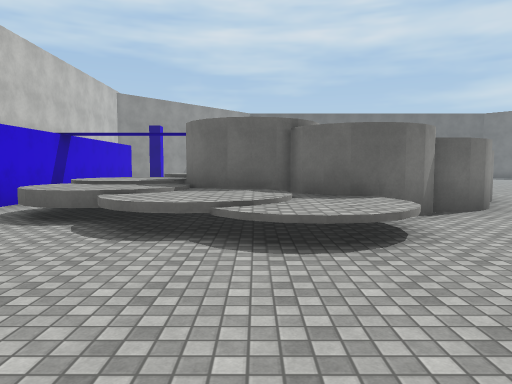
view 1 (above)

24 first-person views from a walk through a Unity game level. The camera is 1.5 m above the floor, tilts 4° down and sees 70° across. The floor is counted in squares, 2 m on a side. Each view is taken from the middle of a square. On the plan, view 1 faces up. The plan holds only what a view shows up to about 11 squares ahead; the rest is blank. The player character is not drawn. Surface patterns are stand-ins for the level's own textures.

view 2
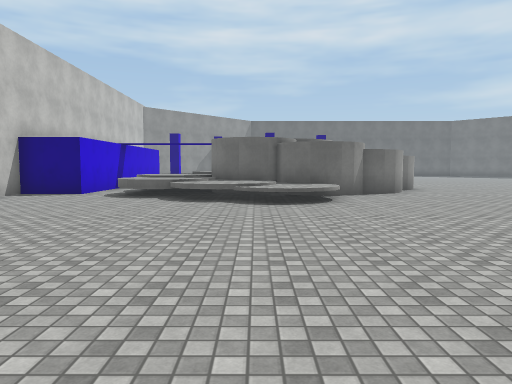

view 3
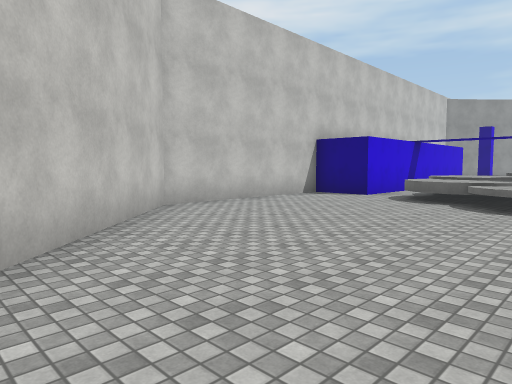

view 4
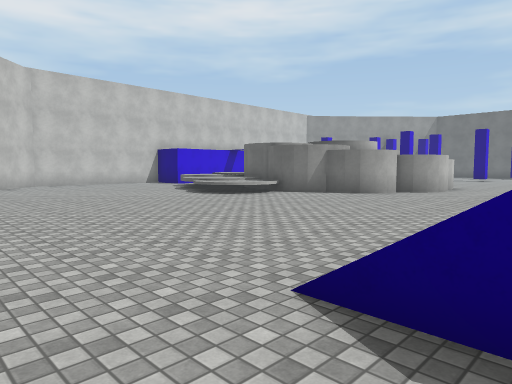

view 5
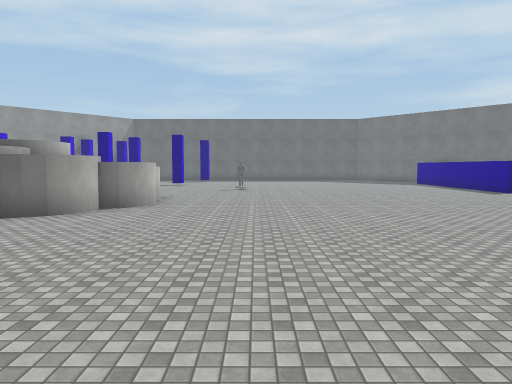

view 6
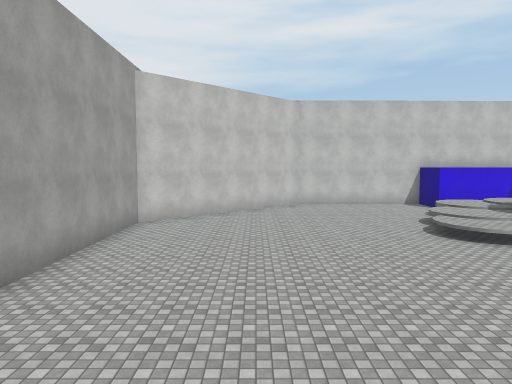

view 7
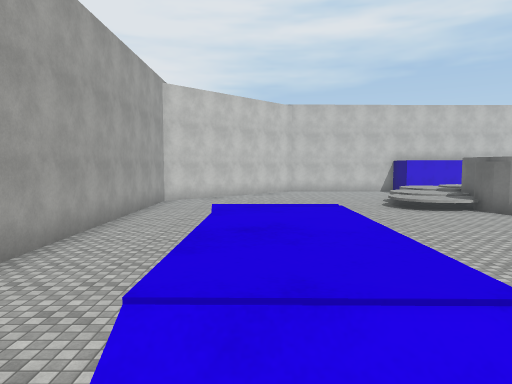

view 8
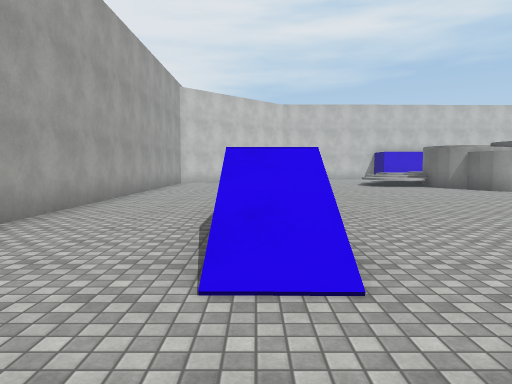

view 9
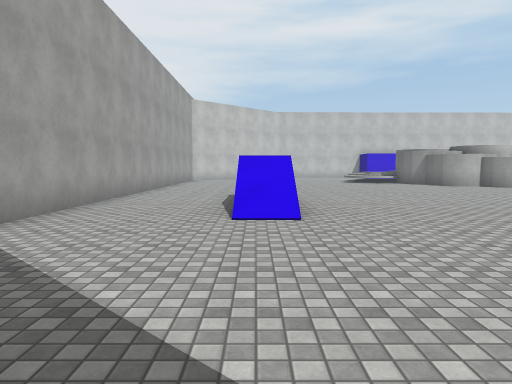

view 10
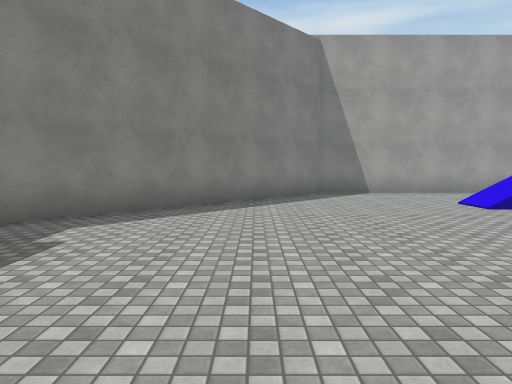

view 11
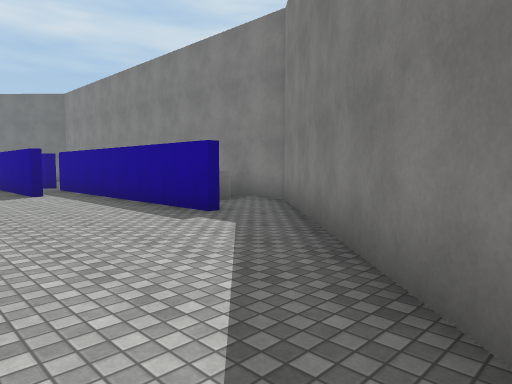

view 12
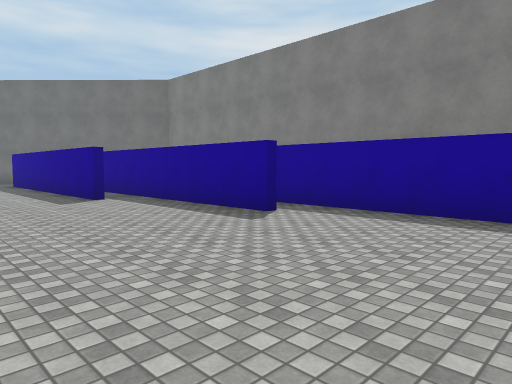

view 13
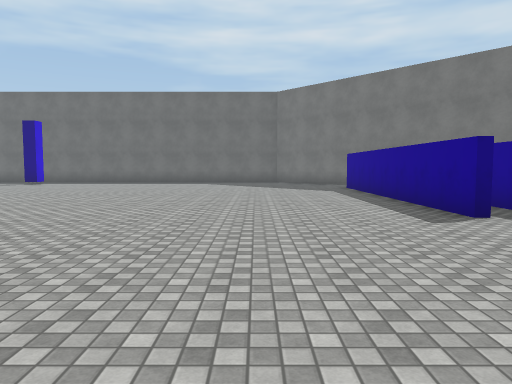

view 14
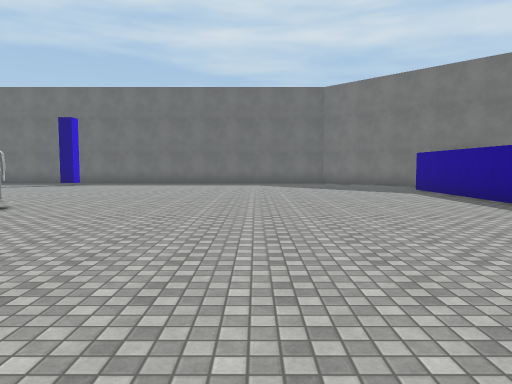

view 15
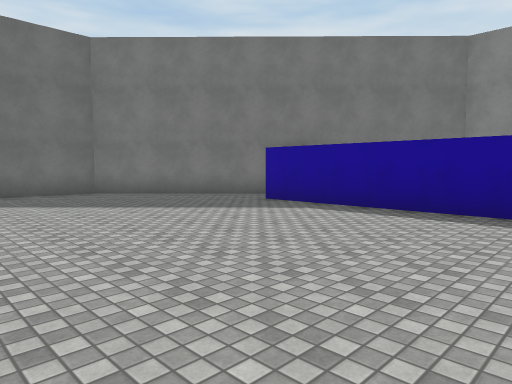

view 16
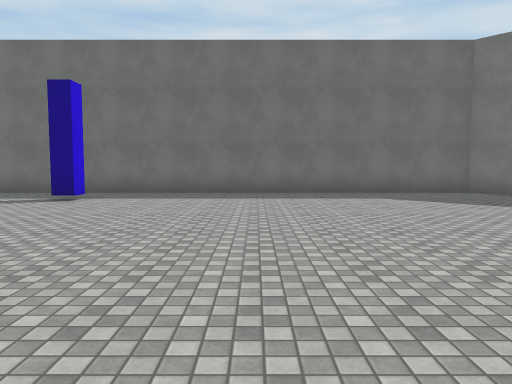

view 17
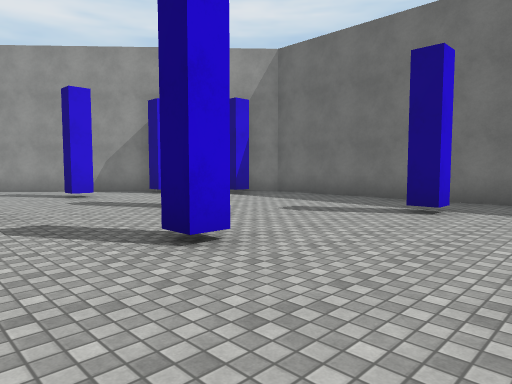

view 18
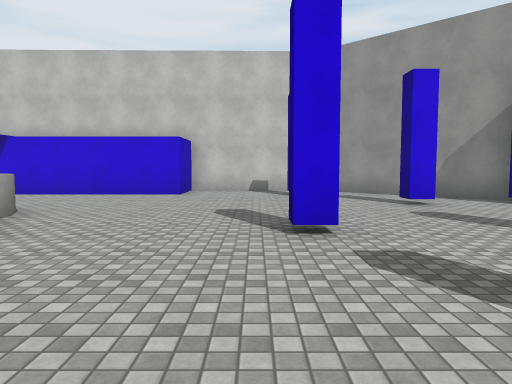

view 19
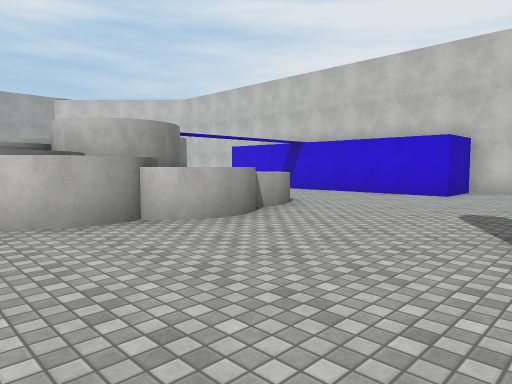

view 20
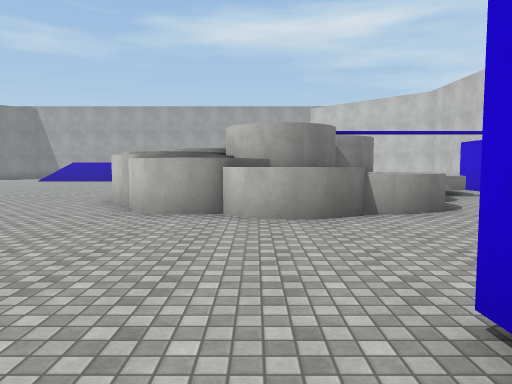

view 21
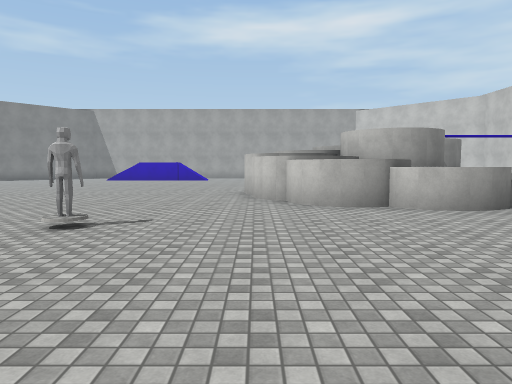

view 22
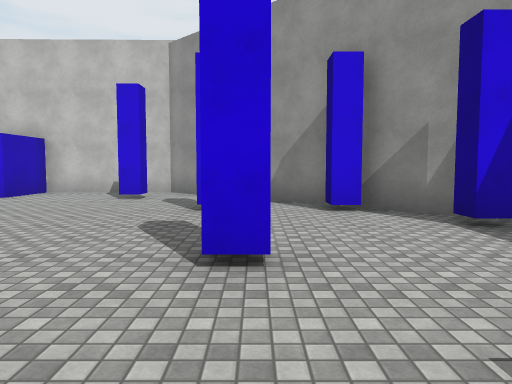

view 23
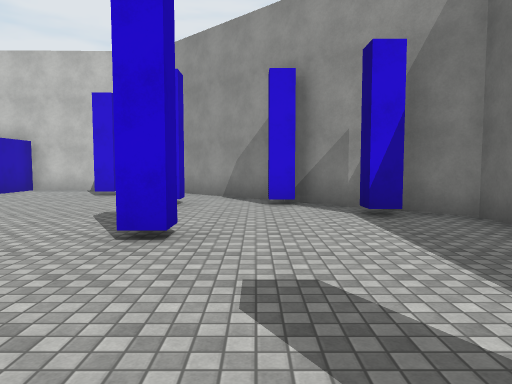

view 24
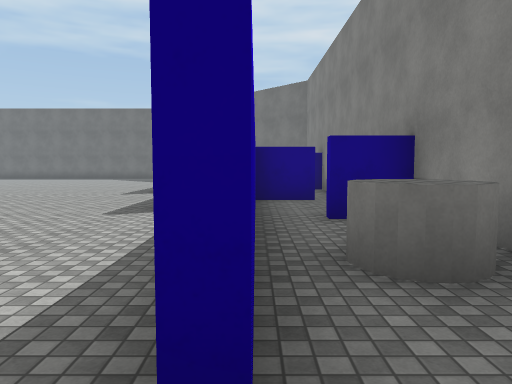

### Floor plan
Key: @ floor where view 1 was taken; # wall or solid block; x gap in a wall; . main floor; : floor 2 m higher than the main floor; / step, stairs or slope; ^ raised ledge; C cylinder; O other object.
Columns run from 7 left of view 1 to 22 right of it. Each row starts with its distance up from view 1.
 25       ##################
 24       #................##
 23     ###.................##
 22     #.......#............##
 21   ###.....................#
 20  ##.....#................
 19  #...#..................#
 18 ##.........#............#
 17 #.#.....#...............#
 16 #.......................#
 15 #.......................##
 14 ###...........O.........##
 13   #.....^...............##
 12   #...^^^^##.............#
 11   #...   ###.............#
 10   #..^^^## ##............#.##
  9   #..^      #............#.#.
  8   #.^^##   ##..............#.
  7   #.^^##  ##...............#x#
  6 ###.^^^####................#.#
  5 #...^^^^^........... ......#CC
  4 #.....^^^^.......... ......#C#
  3 #.................... .....###
  2 #...........................##
  1 #..........................##
  0 ##.....@...................#
 -1  ##............//:://.....##
 -2   ##.....................##
 -3    ##...................##
 -4     ##.................##
 -5      ###################

Positions as (right, up) in squares from view 1, and headings:
1: (0, 0), facing up
2: (0, -4), facing up
3: (0, -3), facing up-left
4: (9, -3), facing up-left
5: (8, -1), facing up
6: (9, -1), facing left
7: (12, -1), facing left
8: (15, -1), facing left
9: (18, -1), facing left
10: (17, 6), facing down
11: (16, -2), facing up-right
12: (14, 4), facing up-right
13: (14, 7), facing up
14: (12, 8), facing up
15: (11, 14), facing up-right
16: (9, 14), facing up
17: (7, 16), facing up-left
18: (5, 16), facing left
19: (5, 17), facing down-left
20: (2, 18), facing down
21: (5, 19), facing down
22: (4, 20), facing left
23: (5, 21), facing left
24: (20, 2), facing up
